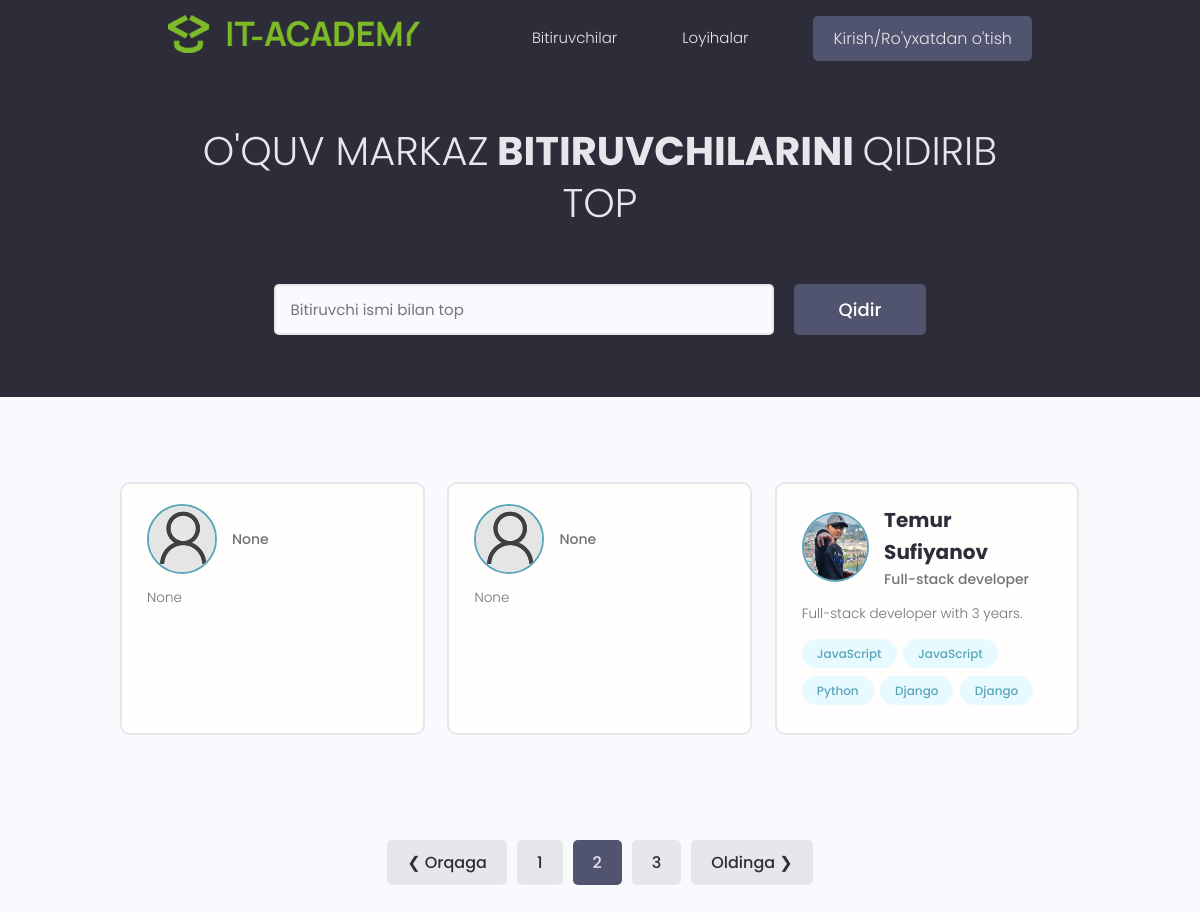
Screenshot of /?page=2 with the database file from the repository.
### users/models.py (models this page shows, shortened)
class Profil(models.Model):
    user = models.OneToOneField(User, on_delete=models.CASCADE, null=True, blank=True )
    name = models.CharField(max_length=150, null=True, blank=True)
    email = models.EmailField(max_length=150, null=True, blank=True)
    info = models.CharField(max_length=200, null=True, blank=True)
    location = models.CharField(max_length=200, null=True, blank=True)
    bio= models.TextField(null=True, blank=True)
    image = models.ImageField(upload_to='profils/', default='profils/default_profile.webp')
    social_github = models.CharField(max_length=200, null=True, blank=True)
    social_instagram = models.CharField(max_length=50, null=True, blank=True)
    social_tegramm = models.CharField(max_length=50, null=True, blank=True)
    tag_skills = models.ManyToManyField('Skill', blank=True, related_name='prof_skill')
    id = models.UUIDField(default=uuid.uuid4, unique=True, primary_key=True, editable=False)
    created = models.DateTimeField(auto_now=True)

class Skill(models.Model):
    user = models.ForeignKey(Profil, on_delete=models.CASCADE, null=True, blank=True)
    name= models.CharField(max_length=200, null=True, blank=True)
    description = models.TextField(null=True, blank=True)
    id = models.UUIDField(default=uuid.uuid4, unique=True, primary_key=True, editable=False)
    created = models.DateTimeField(auto_now=True)

### users/views.py (the view)
# urls.py: path('', views.profiles, name='profiles'),
def profiles(request):
    users = Profil.objects.all()
    paginator = Paginator(users, 3)
    page_number = request.GET.get('page')
    page_obj = paginator.get_page(page_number)
    context = {
        'page_obj': page_obj,
    }
    return render(request, 'users/profiles.html', context)

### users/templates/users/profiles.html (shortened to what this page needs)
{% extends "main.html" %}
{% load static %}
{% block content %}
<main class="home">
    <section class="hero-section text-center">
      <div class="container container--narrow">
        <div class="hero-section__box">
          <h2>O'QUV MARKAZ<span> BITIRUVCHILARINI </span> QIDIRIB TOP</h2>
        </div>
        <div class="hero-section__search">
          <form class="form" action="{% url 'account_searchbar' %}" method="get"> {% csrf_token %}
            <div class="form__field">
              <input class="input input--text" id="formInput#search" type="text" name="search"
                placeholder="Bitiruvchi ismi bilan top" />
            </div>
            <input class="btn btn--sub btn--lg" type="submit" value="Qidir" />
          </form>
        </div>
      </div>
    </section>
    <section class="devlist">
      <div class="container">
        <div class="grid grid--three">
            {% for user in page_obj %}
            <div class="column card">
                <div class="dev">
                <a href="{% url 'profile' user.id %}" class="card__body">
                    <div class="dev__profile">
                    <img class="avatar avatar--md" src="{{user.image.url}}" alt="image" />
                    <div class="dev__meta">
                        <h3>{{user.name}}</h3>
                        <h5>{{user.info}}</h5>
                    </div>
                    </div>
                    <p class="dev__info">{{user.bio}}</p>
                    <div class="dev__skills">
                        {% for t_skills in user.tag_skills.all %}
                        <span class="tag tag--pill tag--main">
                            <small>{{t_skills.name}}</small>
                        </span>
                        {% endfor %}
                    </div>
                </a>
                </div>
            </div>
            {% endfor %}
        </div>
      </div>
    </section>
    <div class="pagination">
      <ul class="container">
        {% if page_obj.has_previous %}
          <li><a href="?page={{ page_obj.previous_page_number }}" class="btn ">&#10094; Orqaga</a></li>
        {% endif %}
        {% for p  in  page_obj.paginator.page_range %}
          <li><a href="?page={{p}} " class="btn {% if p == page_obj.number %} btn--sub{% endif %}"> {{ p }}</a></li>
        {% endfor %}
        {% if page_obj.has_next %}
        <li><a href="?page={{ page_obj.next_page_number }}" class="btn" >Oldinga &#10095;</a></li>
        {% endif %}
      </ul>
    </div>
  </main>
{% endblock content %}

### static/styles/app.css (style rules this page uses)
:root { --color-sub: #2d2d39; }
.btn--sub { background-color: var(--color-sub-light); }
.card { border: 2px solid var(--color-light); }
img { width: 100%; }
.hero-section { height: 40vh; display: flex; align-items: center; background-color: var(--color-sub); }
.hero-section__box { margin-bottom: 4rem; }
.hero-section__box > h2, .hero-section__box > h2 > span { font-size: 4rem; color: var(--color-light); line-height: 1.3; text-transform: uppercase; }
.hero-section__box > h2 { font-weight: 300; }
.hero-section__box > h2 > span { font-weight: 700; }
.hero-section__search > .form { display: flex; align-items: center; justify-content: center; gap: 2rem; }
.hero-section__search > .form input.input--text { width: 50rem; }
.devlist { margin-top: 8rem; }
.devlist .grid { align-items: stretch; }
.devlist .dev .dev__profile { display: flex; align-items: center; gap: 1.5rem; }
.devlist .dev .dev__meta h3 { color: var(--color-sub); font-size: 2rem; font-weight: 700; }
.devlist .dev .dev__meta h5 { color: var(--color-text); font-size: 1.4rem; font-weight: 500; }
.devlist .dev .dev__info { margin: 1.5rem 0; font-size: 1.35rem; line-height: 1.4; text-align: justify; }
.pagination { margin-top: 8rem; margin-bottom: 10rem; }
.pagination > ul { flex-wrap: wrap; list-style: none; display: flex; align-items: center; justify-content: center; gap: 1rem; }
.pagination .btn { color: var(--color-sub); }
.pagination .btn.btn--sub { color: var(--color-light); }

### static/uikit/styles/modules/_variables.css (style rules this page uses)
:root { --color-main: #5aa5b9; --color-main-light: #e6faff; --color-sub: #3f4156; --color-sub-light: #51546e; --color-sub-lighter: #ededfd; --color-text: #737373; --color-gray: #8b8b8b; --color-light: #e5e7eb; --color-light-gray: #767676; --color-bg: #f8fafd; --color-white: #fffefd; --color-white-light: #f3f3f3; --color-success: #359e64; --color-success-bg: #def8e8; --color-error: #fc4b0b; --color-error-bg: #fff2ee; --font-base: 'Poppins', arial, helvetica, 'Segoe UI', roboto, ubuntu, sans-serif; --font-monospace: 'Fira Code', 'Courier New', courier, monospace; --font-regular: 300; --font-medium: 500; --font-bold: 700; --generic-shadow: 1px 1px 5px #00000010; --generic-transition: all 0.3s ease-in-out; }

### static/uikit/styles/modules/_base.css (style rules this page uses)
* { margin: 0; padding: 0; box-sizing: border-box; text-rendering: optimizeLegibility; color: inherit; font-size: inherit; }
html { font-size: 50%; }
@media only screen and (min-width: 480px) { html { font-size: 56.25%; } }
@media only screen and (min-width: 1200px) { html { font-size: 62.5%; } }
body { line-height: 1.6; font-weight: 400; font-size: 1.5rem; color: var(--color-text); background-color: var(--color-bg); min-height: 100vh; }

### static/uikit/styles/modules/_typography.css (style rules this page uses)
* { font-family: var(--font-base); }
h2 { font-size: 3.6rem; font-weight: var(--font-bold); }
h3 { font-size: 3.2rem; font-weight: var(--font-medium); }
h5 { font-size: 2.4rem; font-weight: var(--font-medium); }
h5, h6 { font-weight: var(--font-regular); }
p, span, strong { font-size: 1.6rem; color: var(--color-text); font-weight: var(--font-regular); }
a { padding-bottom: 2px; text-decoration: none; display: inline-block; color: var(--color-main); font-weight: var(--font-medium); }

### static/uikit/styles/modules/_utilities.css (style rules this page uses)
.container { width: 92%; max-width: 165rem; margin: 0 auto; box-sizing: border-box; }
.container--narrow { width: 92%; max-width: 120rem; }
@media screen and (min-width: 1000px) { .container { width: 90%; } }
@media screen and (min-width: 1000px) { .container--narrow { width: 85%; } }
@media screen and (min-width: 1200px) { .container { width: 80%; } }
@media screen and (min-width: 1200px) { .container--narrow { width: 72%; } }
.text-center { text-align: center; }

### static/uikit/styles/modules/_avatar.css (style rules this page uses)
.avatar { border-radius: 50%; border: 2px solid var(--color-main); object-fit: cover; }
.avatar--md { height: 7rem; width: 7rem; }

### static/uikit/styles/modules/_button.css (style rules this page uses)
.btn { display: inline-block; position: relative; cursor: pointer; background-color: var(--color-light); font-weight: var(--font-medium); color: var(--color-sub); text-decoration: none; padding: 1rem 2rem; border-radius: 0.5rem; border: none; width: -webkit-fit-content; width: -moz-fit-content; width: fit-content; height: -webkit-fit-content; height: -moz-fit-content; height: fit-content; font-size: 1.6rem; outline-width: 0; outline-color: transparent; -webkit-backface-visibility: hidden; backface-visibility: hidden; transition: all 0.3s ease-in-out; }
.btn--sub { background-color: var(--color-sub); color: var(--color-white); }
.btn--lg { font-size: 1.8rem; padding: 1.2rem 4.5rem; }

### rows the page displays
Profil: image (placeholder picture), info "None", bio "None"
Profil: image (placeholder picture), info "None", bio "None"
Profil: image (picture), name "Temur Sufiyanov", info "Full-stack developer", bio "Full-stack developer with 3 years."
Skill: name "JavaScript"
Skill: name "JavaScript"
Skill: name "Python"
Skill: name "Django"
Skill: name "Django"

### other values shown
{{ p }} "1" "2" "3"
